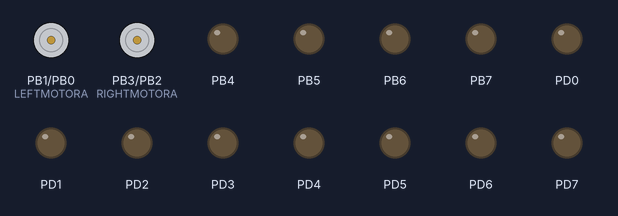
Simulated run of this program. Board: ATmega32, built with avr-gcc and emulated at 1 MHz. On the bench: motor-driver pin pairs drawn as motors (green arrow = first pin HIGH = forward, orange = second pin HIGH = backward, longer = more drive), output pins drawn as LEDs (lit = HIGH).

Above: at 0.1 s.
At 6.3 s:
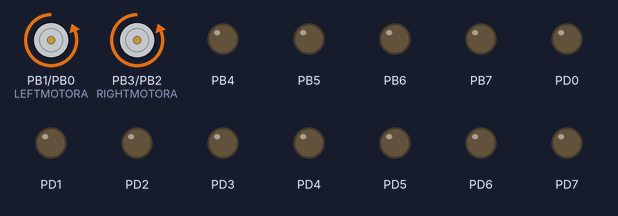
At 17.8 s:
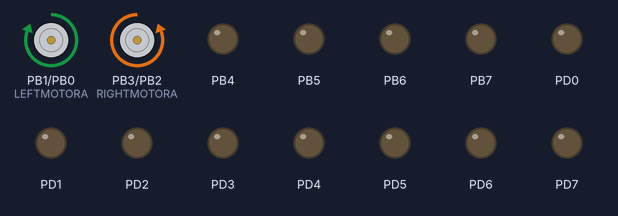
At 26.3 s:
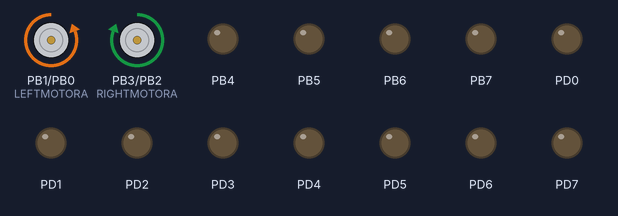
Timing chart, 0 to 34.2 s (numbered marks = the images above):
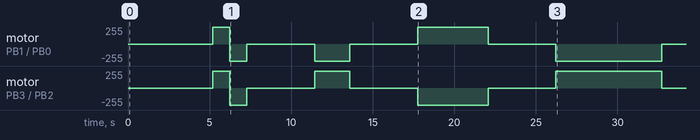

The program:

Obstacle_Avoiding_Robot.c
```c
#define F_CPU 1000000UL
#define setBit(port, bit)   (_SFR_BYTE(port)|=(1<<bit))
#define clearBit(port, bit) (_SFR_BYTE(port)&=~(1<<bit))

#define MOTORPORT	  PORTB
#define LEFTMOTORA	  PB1
#define LEFTMOTORB	  PB0
#define RIGHTMOTORA   PB3
#define RIGHTMOTORB	  PB2

#include <avr/io.h>
#include <util/delay.h>

void Robot_Forward()
{
	setBit(MOTORPORT, LEFTMOTORA);		// high
	clearBit(MOTORPORT, LEFTMOTORB);	// low

	setBit(MOTORPORT, RIGHTMOTORA);		// high
	clearBit(MOTORPORT, RIGHTMOTORB);	// low
}

void Robot_Backward()
{
	clearBit(MOTORPORT, LEFTMOTORA);	// low
	setBit(MOTORPORT, LEFTMOTORB);		// high

	clearBit(MOTORPORT, RIGHTMOTORA);	// low
	setBit(MOTORPORT, RIGHTMOTORB);		// high
}

void Robot_Left()
{
	clearBit(MOTORPORT, LEFTMOTORA);	// low
	setBit(MOTORPORT, LEFTMOTORB);		// high

	setBit(MOTORPORT, RIGHTMOTORA);		// high
	clearBit(MOTORPORT, RIGHTMOTORB);	// low
}

void Robot_Right()
{
	setBit(MOTORPORT, LEFTMOTORA);		// high
	clearBit(MOTORPORT, LEFTMOTORB);	// low

	clearBit(MOTORPORT, RIGHTMOTORA);	// low
	setBit(MOTORPORT, RIGHTMOTORB);		// high
}

void Robot_Stop()
{
	clearBit(MOTORPORT, LEFTMOTORA);	// low
	clearBit(MOTORPORT, LEFTMOTORB);	// low

	clearBit(MOTORPORT, RIGHTMOTORA);	// low
	clearBit(MOTORPORT, RIGHTMOTORB);	// low
}

int detect_Obstacle()
{
	return 50;
}


int main(void)
{
    DDRD = 0xff;
DDRB=0xff;

	int i,j;

	while(1)
    {
		_delay_ms(5000);

        Robot_Forward();
		_delay_ms(1000);

		Robot_Backward();
		_delay_ms(1000);

		Robot_Stop();
		_delay_ms(4000);

	for(i=45;i<=720;i=i+45)
	{
		j=i*190;

	  if(i % 2 == 0)
	  {
		Robot_Right();


		_delay_ms(j);

		Robot_Stop();
		_delay_ms(4000);
	  }

		 else
		 {
			 Robot_Left();


			 _delay_ms(j);

			 Robot_Stop();
			 _delay_ms(4000);
		 }

    }
	}
}
```

Measured:
- by itself, motor on PB1 (LEFTMOTORA) / PB0 (LEFTMOTORB): stopped → forward 255/255 at 5.2 s, → backward 255/255 1.0 s later, → stopped 1.0 s later, → backward 255/255 4.2 s later, … (9 changes in this stretch)
- by itself, motor on PB3 (RIGHTMOTORA) / PB2 (RIGHTMOTORB): stopped → forward 255/255 at 5.2 s, → backward 255/255 1.0 s later, → stopped 1.0 s later, → forward 255/255 4.2 s later, … (9 changes in this stretch)
